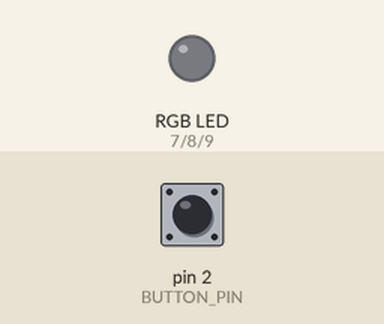
This sketch was run on a simulated Arduino Uno, built with avr-gcc and run on an emulated ATmega328P. Parts: an RGB LED mixed from three pins (HIGH = lit). The test bench sets the inputs (shaded band); at power-on: pin 2 (BUTTON_PIN) HIGH.

Above: at 1.2 s.
1.3 s: pin 2 (BUTTON_PIN) pulled LOW for 0.15 s
At 1.7 s:
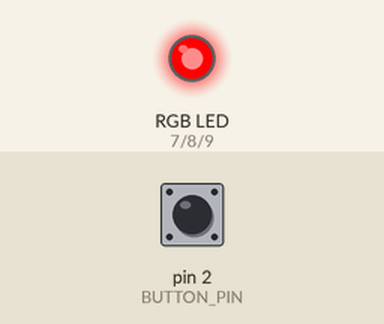
4.3 s: pin 2 (BUTTON_PIN) pulled LOW for 1 s
At 4.9 s:
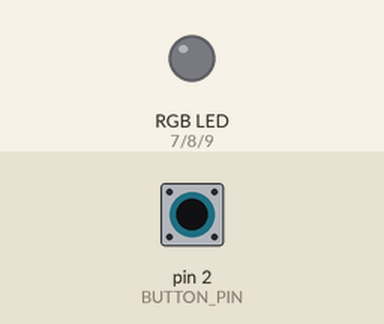
6.8 s: pin 2 (BUTTON_PIN) pulled LOW for 3.2 s
At 7.7 s:
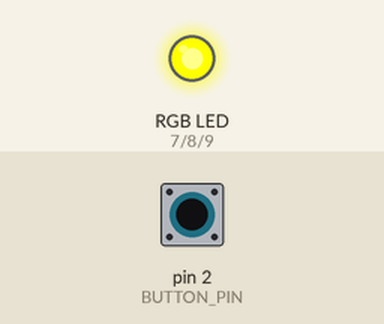
Timing chart, 0 to 17.5 s (numbered marks = the images above; inputs shaded):
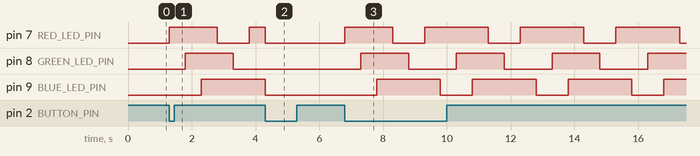

Measured:
- after the input at 1.3 s, pin 7 (RED_LED_PIN): LOW → HIGH at once, → LOW 1.5 s later, → HIGH 1.0 s later; pin 8 (GREEN_LED_PIN): LOW → HIGH after 0.50 s, → LOW 1.5 s later; pin 9 (BLUE_LED_PIN): LOW → HIGH after 1.0 s
- after the input at 4.3 s, pin 7 (RED_LED_PIN): HIGH → LOW after 0.00 s instead of 1.5 s; pin 8 (GREEN_LED_PIN): stays LOW (without the input it goes to HIGH after 0.50 s); pin 9 (BLUE_LED_PIN): goes on until 4.3 s, then stays LOW
- after the input at 6.8 s, pin 7 (RED_LED_PIN): LOW → HIGH at once, then repeats every 3.0 s: LOW 1.0 s, HIGH 2.0 s; pin 8 (GREEN_LED_PIN): alternates HIGH for 1.5 s and LOW for 1.5 s, starting after 0.50 s; pin 9 (BLUE_LED_PIN): alternates HIGH for 2.0 s and LOW for 1.0 s, starting after 1.0 s

The sketch:

LAB1_MICRO_Q6.ino
```cpp
// Optimized C program for LED sequence control with reduced memory usage
#include <Arduino.h>

// Pin definitions for LEDs and button
#define RED_LED_PIN 7
#define GREEN_LED_PIN 8
#define BLUE_LED_PIN 9
#define BUTTON_PIN 2

// State variables
volatile bool buttonPressed = false;
bool sequenceRunning = false;

// Interrupt service routine for button press
void handleButtonPress() {
    buttonPressed = true;
}

// Function to control LEDs in the sequence
void runLEDSequence() {
    const int sequence[][3] = {
        {HIGH, LOW, LOW},  // R
        {HIGH, HIGH, LOW}, // RG
        {HIGH, HIGH, HIGH},// RGB
        {LOW, HIGH, HIGH}, // GB
        {LOW, LOW, HIGH},  // B
        {HIGH, LOW, HIGH}  // RB
    };
    const int steps = sizeof(sequence) / sizeof(sequence[0]);

    for (int i = 0; i < steps; i++) {
        digitalWrite(RED_LED_PIN, sequence[i][0]);
        digitalWrite(GREEN_LED_PIN, sequence[i][1]);
        digitalWrite(BLUE_LED_PIN, sequence[i][2]);
        delay(500);
    }

    // Turn off all LEDs
    digitalWrite(RED_LED_PIN, LOW);
    digitalWrite(GREEN_LED_PIN, LOW);
    digitalWrite(BLUE_LED_PIN, LOW);
}

void setup() {
    // Initialize LEDs and button pin
    pinMode(RED_LED_PIN, OUTPUT);
    pinMode(GREEN_LED_PIN, OUTPUT);
    pinMode(BLUE_LED_PIN, OUTPUT);
    pinMode(BUTTON_PIN, INPUT_PULLUP);

    // Attach interrupt to the button
    attachInterrupt(digitalPinToInterrupt(BUTTON_PIN), handleButtonPress, FALLING);
}

void loop() {
    if (buttonPressed) {
        buttonPressed = false;
        sequenceRunning = !sequenceRunning;
    }

    if (sequenceRunning) {
        runLEDSequence();
    } else {
        // Ensure LEDs are off when sequence is not running
        digitalWrite(RED_LED_PIN, LOW);
        digitalWrite(GREEN_LED_PIN, LOW);
        digitalWrite(BLUE_LED_PIN, LOW);
    }
}
```
